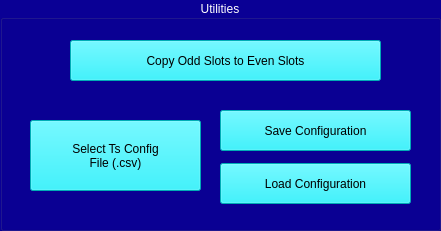
     <widget class="QGroupBox" name="ts_tool_group">
      <property name="geometry">
       <rect>
        <x>20</x>
        <y>710</y>
        <width>441</width>
        <height>231</height>
       </rect>
      </property>
      <property name="styleSheet">
       <string notr="true">background-color: rgb(10, 0, 149);
color: rgb(255, 255, 255);</string>
      </property>
      <property name="title">
       <string>Utilities</string>
      </property>
      <property name="alignment">
       <set>Qt::AlignCenter</set>
      </property>
      <widget class="QPushButton" name="ts_copy">
       <property name="geometry">
        <rect>
         <x>70</x>
         <y>40</y>
         <width>311</width>
         <height>41</height>
        </rect>
       </property>
       <property name="styleSheet">
        <string notr="true">color: rgb(0, 0, 0);
background-color: rgb(0, 242, 255);</string>
       </property>
       <property name="text">
        <string>Copy Odd Slots to Even Slots</string>
       </property>
       <property name="checkable">
        <bool>true</bool>
       </property>
      </widget>
      <widget class="QPushButton" name="ts_save">
       <property name="geometry">
        <rect>
         <x>220</x>
         <y>110</y>
         <width>191</width>
         <height>41</height>
        </rect>
       </property>
       <property name="styleSheet">
        <string notr="true">color: rgb(0, 0, 0);
background-color: rgb(0, 242, 255);</string>
       </property>
       <property name="text">
        <string>Save Configuration</string>
       </property>
      </widget>
      <widget class="QPushButton" name="ts_load">
       <property name="geometry">
        <rect>
         <x>220</x>
         <y>163</y>
         <width>191</width>
         <height>41</height>
        </rect>
       </property>
       <property name="styleSheet">
        <string notr="true">color: rgb(0, 0, 0);
background-color: rgb(0, 242, 255);</string>
       </property>
       <property name="text">
        <string>Load Configuration</string>
       </property>
      </widget>
      <widget class="QPushButton" name="ts_file">
       <property name="geometry">
        <rect>
         <x>30</x>
         <y>120</y>
         <width>171</width>
         <height>71</height>
        </rect>
       </property>
       <property name="styleSheet">
        <string notr="true">color: rgb(0, 0, 0);
background-color: rgb(0, 242, 255);</string>
       </property>
       <property name="text">
        <string>Select Ts Config
File (.csv)</string>
       </property>
      </widget>
     </widget>
